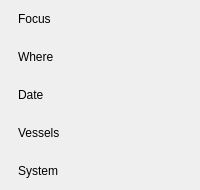
            <widget class="QWidget" name="facts" native="true">
             <property name="showIf" stdset="0">
              <string>isScn</string>
             </property>
             <layout class="QVBoxLayout" name="factsLayout">
              <property name="spacing">
               <number>0</number>
              </property>
              <property name="leftMargin">
               <number>0</number>
              </property>
              <property name="topMargin">
               <number>0</number>
              </property>
              <property name="rightMargin">
               <number>0</number>
              </property>
              <property name="bottomMargin">
               <number>0</number>
              </property>
              <item>
               <widget class="QFrame" name="factFocus">
                <property name="minimumSize">
                 <size>
                  <width>0</width>
                  <height>38</height>
                 </size>
                </property>
                <property name="maximumSize">
                 <size>
                  <width>16777215</width>
                  <height>38</height>
                 </size>
                </property>
                <property name="role" stdset="0">
                 <string>statusRow</string>
                </property>
                <layout class="QHBoxLayout" name="factFocusLayout" stretch="0,0,0,0,1">
                 <property name="spacing">
                  <number>0</number>
                 </property>
                 <property name="leftMargin">
                  <number>0</number>
                 </property>
                 <property name="topMargin">
                  <number>0</number>
                 </property>
                 <property name="rightMargin">
                  <number>0</number>
                 </property>
                 <property name="bottomMargin">
                  <number>0</number>
                 </property>
                 <item>
                  <widget class="QLabel" name="factFocusDot">
                   <property name="minimumSize">
                    <size>
                     <width>6</width>
                     <height>6</height>
                    </size>
                   </property>
                   <property name="maximumSize">
                    <size>
                     <width>6</width>
                     <height>6</height>
                    </size>
                   </property>
                   <property name="role" stdset="0">
                    <string>dot</string>
                   </property>
                   <property name="tone" stdset="0">
                    <string>accent</string>
                   </property>
                  </widget>
                 </item>
                 <item>
                  <spacer name="gap_27">
                   <property name="orientation">
                    <enum>Qt::Orientation::Horizontal</enum>
                   </property>
                   <property name="sizeType">
                    <enum>QSizePolicy::Policy::Fixed</enum>
                   </property>
                   <property name="sizeHint" stdset="0">
                    <size>
                     <width>12</width>
                     <height>1</height>
                    </size>
                   </property>
                  </spacer>
                 </item>
                 <item>
                  <widget class="QLabel" name="factFocusLabel">
                   <property name="text">
                    <string>Focus</string>
                   </property>
                   <property name="minimumSize">
                    <size>
                     <width>102</width>
                     <height>0</height>
                    </size>
                   </property>
                   <property name="role" stdset="0">
                    <string>rowLabel</string>
                   </property>
                  </widget>
                 </item>
                 <item>
                  <spacer name="hSpacer_13">
                   <property name="orientation">
                    <enum>Qt::Orientation::Horizontal</enum>
                   </property>
                   <property name="sizeHint" stdset="0">
                    <size>
                     <width>10</width>
                     <height>20</height>
                    </size>
                   </property>
                  </spacer>
                 </item>
                 <item>
                  <widget class="QLabel" name="factFocusValue">
                   <property name="alignment">
                    <set>Qt::AlignmentFlag::AlignRight|Qt::AlignmentFlag::AlignVCenter</set>
                   </property>
                   <property name="role" stdset="0">
                    <string>rowValue</string>
                   </property>
                   <property name="bind" stdset="0">
                    <string>Format.vessel(info) || '—'</string>
                   </property>
                   <property name="elide" stdset="0">
                    <bool>true</bool>
                   </property>
                  </widget>
                 </item>
                </layout>
               </widget>
              </item>
              <item>
               <widget class="QFrame" name="factWhere">
                <property name="minimumSize">
                 <size>
                  <width>0</width>
                  <height>38</height>
                 </size>
                </property>
                <property name="maximumSize">
                 <size>
                  <width>16777215</width>
                  <height>38</height>
                 </size>
                </property>
                <property name="role" stdset="0">
                 <string>statusRow</string>
                </property>
                <layout class="QHBoxLayout" name="factWhereLayout" stretch="0,0,0,0,1">
                 <property name="spacing">
                  <number>0</number>
                 </property>
                 <property name="leftMargin">
                  <number>0</number>
                 </property>
                 <property name="topMargin">
                  <number>0</number>
                 </property>
                 <property name="rightMargin">
                  <number>0</number>
                 </property>
                 <property name="bottomMargin">
                  <number>0</number>
                 </property>
                 <item>
                  <widget class="QLabel" name="factWhereDot">
                   <property name="minimumSize">
                    <size>
                     <width>6</width>
                     <height>6</height>
                    </size>
                   </property>
                   <property name="maximumSize">
                    <size>
                     <width>6</width>
                     <height>6</height>
                    </size>
                   </property>
                   <property name="role" stdset="0">
                    <string>dot</string>
                   </property>
                   <property name="tone" stdset="0">
                    <string>info</string>
                   </property>
                  </widget>
                 </item>
                 <item>
                  <spacer name="gap_28">
                   <property name="orientation">
                    <enum>Qt::Orientation::Horizontal</enum>
                   </property>
                   <property name="sizeType">
                    <enum>QSizePolicy::Policy::Fixed</enum>
                   </property>
                   <property name="sizeHint" stdset="0">
                    <size>
                     <width>12</width>
                     <height>1</height>
                    </size>
                   </property>
                  </spacer>
                 </item>
                 <item>
                  <widget class="QLabel" name="factWhereLabel">
                   <property name="text">
                    <string>Where</string>
                   </property>
                   <property name="minimumSize">
                    <size>
                     <width>102</width>
                     <height>0</height>
                    </size>
                   </property>
                   <property name="role" stdset="0">
                    <string>rowLabel</string>
                   </property>
                  </widget>
                 </item>
                 <item>
                  <spacer name="hSpacer_14">
                   <property name="orientation">
                    <enum>Qt::Orientation::Horizontal</enum>
                   </property>
                   <property name="sizeHint" stdset="0">
                    <size>
                     <width>10</width>
                     <height>20</height>
                    </size>
                   </property>
                  </spacer>
                 </item>
                 <item>
                  <widget class="QLabel" name="factWhereValue">
                   <property name="alignment">
                    <set>Qt::AlignmentFlag::AlignRight|Qt::AlignmentFlag::AlignVCenter</set>
                   </property>
                   <property name="role" stdset="0">
                    <string>rowValue</string>
                   </property>
                   <property name="bind" stdset="0">
                    <string>Format.place(info) || '—'</string>
                   </property>
                   <property name="elide" stdset="0">
                    <bool>true</bool>
                   </property>
                  </widget>
                 </item>
                </layout>
               </widget>
              </item>
              <item>
               <widget class="QFrame" name="factDate">
                <property name="minimumSize">
                 <size>
                  <width>0</width>
                  <height>38</height>
                 </size>
                </property>
                <property name="maximumSize">
                 <size>
                  <width>16777215</width>
                  <height>38</height>
                 </size>
                </property>
                <property name="role" stdset="0">
                 <string>statusRow</string>
                </property>
                <layout class="QHBoxLayout" name="factDateLayout" stretch="0,0,0,0,1">
                 <property name="spacing">
                  <number>0</number>
                 </property>
                 <property name="leftMargin">
                  <number>0</number>
                 </property>
                 <property name="topMargin">
                  <number>0</number>
                 </property>
                 <property name="rightMargin">
                  <number>0</number>
                 </property>
                 <property name="bottomMargin">
                  <number>0</number>
                 </property>
                 <item>
                  <widget class="QLabel" name="factDateDot">
                   <property name="minimumSize">
                    <size>
                     <width>6</width>
                     <height>6</height>
                    </size>
                   </property>
                   <property name="maximumSize">
                    <size>
                     <width>6</width>
                     <height>6</height>
                    </size>
                   </property>
                   <property name="role" stdset="0">
                    <string>dot</string>
                   </property>
                   <property name="tone" stdset="0">
                    <string>dim</string>
                   </property>
                  </widget>
                 </item>
                 <item>
                  <spacer name="gap_29">
                   <property name="orientation">
                    <enum>Qt::Orientation::Horizontal</enum>
                   </property>
                   <property name="sizeType">
                    <enum>QSizePolicy::Policy::Fixed</enum>
                   </property>
                   <property name="sizeHint" stdset="0">
                    <size>
                     <width>12</width>
                     <height>1</height>
                    </size>
                   </property>
                  </spacer>
                 </item>
                 <item>
                  <widget class="QLabel" name="factDateLabel">
                   <property name="text">
                    <string>Date</string>
                   </property>
                   <property name="minimumSize">
                    <size>
                     <width>102</width>
                     <height>0</height>
                    </size>
                   </property>
                   <property name="role" stdset="0">
                    <string>rowLabel</string>
                   </property>
                  </widget>
                 </item>
                 <item>
                  <spacer name="hSpacer_15">
                   <property name="orientation">
                    <enum>Qt::Orientation::Horizontal</enum>
                   </property>
                   <property name="sizeHint" stdset="0">
                    <size>
                     <width>10</width>
                     <height>20</height>
                    </size>
                   </property>
                  </spacer>
                 </item>
                 <item>
                  <widget class="QLabel" name="factDateValue">
                   <property name="alignment">
                    <set>Qt::AlignmentFlag::AlignRight|Qt::AlignmentFlag::AlignVCenter</set>
                   </property>
                   <property name="role" stdset="0">
                    <string>rowValue</string>
                   </property>
                   <property name="bind" stdset="0">
                    <string>Format.date(info)</string>
                   </property>
                   <property name="elide" stdset="0">
                    <bool>true</bool>
                   </property>
                  </widget>
                 </item>
                </layout>
               </widget>
              </item>
              <item>
               <widget class="QFrame" name="factVessels">
                <property name="minimumSize">
                 <size>
                  <width>0</width>
                  <height>38</height>
                 </size>
                </property>
                <property name="maximumSize">
                 <size>
                  <width>16777215</width>
                  <height>38</height>
                 </size>
                </property>
                <property name="role" stdset="0">
                 <string>statusRow</string>
                </property>
                <layout class="QHBoxLayout" name="factVesselsLayout" stretch="0,0,0,0,1">
                 <property name="spacing">
                  <number>0</number>
                 </property>
                 <property name="leftMargin">
                  <number>0</number>
                 </property>
                 <property name="topMargin">
                  <number>0</number>
                 </property>
                 <property name="rightMargin">
                  <number>0</number>
                 </property>
                 <property name="bottomMargin">
                  <number>0</number>
                 </property>
                 <item>
                  <widget class="QLabel" name="factVesselsDot">
                   <property name="minimumSize">
                    <size>
                     <width>6</width>
                     <height>6</height>
                    </size>
                   </property>
                   <property name="maximumSize">
                    <size>
                     <width>6</width>
                     <height>6</height>
                    </size>
                   </property>
                   <property name="role" stdset="0">
                    <string>dot</string>
                   </property>
                   <property name="tone" stdset="0">
                    <string>dim</string>
                   </property>
                  </widget>
                 </item>
                 <item>
                  <spacer name="gap_30">
                   <property name="orientation">
                    <enum>Qt::Orientation::Horizontal</enum>
                   </property>
                   <property name="sizeType">
                    <enum>QSizePolicy::Policy::Fixed</enum>
                   </property>
                   <property name="sizeHint" stdset="0">
                    <size>
                     <width>12</width>
                     <height>1</height>
                    </size>
                   </property>
                  </spacer>
                 </item>
                 <item>
                  <widget class="QLabel" name="factVesselsLabel">
                   <property name="text">
                    <string>Vessels</string>
                   </property>
                   <property name="minimumSize">
                    <size>
                     <width>102</width>
                     <height>0</height>
                    </size>
                   </property>
                   <property name="role" stdset="0">
                    <string>rowLabel</string>
                   </property>
                  </widget>
                 </item>
                 <item>
                  <spacer name="hSpacer_16">
                   <property name="orientation">
                    <enum>Qt::Orientation::Horizontal</enum>
                   </property>
                   <property name="sizeHint" stdset="0">
                    <size>
                     <width>10</width>
                     <height>20</height>
                    </size>
                   </property>
                  </spacer>
                 </item>
                 <item>
                  <widget class="QLabel" name="factVesselsValue">
                   <property name="alignment">
                    <set>Qt::AlignmentFlag::AlignRight|Qt::AlignmentFlag::AlignVCenter</set>
                   </property>
                   <property name="role" stdset="0">
                    <string>rowValue</string>
                   </property>
                   <property name="bind" stdset="0">
                    <string>'' + (info.vesselCount || 0)</string>
                   </property>
                   <property name="elide" stdset="0">
                    <bool>true</bool>
                   </property>
                  </widget>
                 </item>
                </layout>
               </widget>
              </item>
              <item>
               <widget class="QFrame" name="factSystem">
                <property name="minimumSize">
                 <size>
                  <width>0</width>
                  <height>38</height>
                 </size>
                </property>
                <property name="maximumSize">
                 <size>
                  <width>16777215</width>
                  <height>38</height>
                 </size>
                </property>
                <property name="role" stdset="0">
                 <string>statusRow</string>
                </property>
                <layout class="QHBoxLayout" name="factSystemLayout" stretch="0,0,0,0,1">
                 <property name="spacing">
                  <number>0</number>
                 </property>
                 <property name="leftMargin">
                  <number>0</number>
                 </property>
                 <property name="topMargin">
                  <number>0</number>
                 </property>
                 <property name="rightMargin">
                  <number>0</number>
                 </property>
                 <property name="bottomMargin">
                  <number>0</number>
                 </property>
                 <item>
                  <widget class="QLabel" name="factSystemDot">
                   <property name="minimumSize">
                    <size>
                     <width>6</width>
                     <height>6</height>
                    </size>
                   </property>
                   <property name="maximumSize">
                    <size>
                     <width>6</width>
                     <height>6</height>
                    </size>
                   </property>
                   <property name="role" stdset="0">
                    <string>dot</string>
                   </property>
                   <property name="tone" stdset="0">
                    <string>dim</string>
                   </property>
                  </widget>
                 </item>
                 <item>
                  <spacer name="gap_31">
                   <property name="orientation">
                    <enum>Qt::Orientation::Horizontal</enum>
                   </property>
                   <property name="sizeType">
                    <enum>QSizePolicy::Policy::Fixed</enum>
                   </property>
                   <property name="sizeHint" stdset="0">
                    <size>
                     <width>12</width>
                     <height>1</height>
                    </size>
                   </property>
                  </spacer>
                 </item>
                 <item>
                  <widget class="QLabel" name="factSystemLabel">
                   <property name="text">
                    <string>System</string>
                   </property>
                   <property name="minimumSize">
                    <size>
                     <width>102</width>
                     <height>0</height>
                    </size>
                   </property>
                   <property name="role" stdset="0">
                    <string>rowLabel</string>
                   </property>
                  </widget>
                 </item>
                 <item>
                  <spacer name="hSpacer_17">
                   <property name="orientation">
                    <enum>Qt::Orientation::Horizontal</enum>
                   </property>
                   <property name="sizeHint" stdset="0">
                    <size>
                     <width>10</width>
                     <height>20</height>
                    </size>
                   </property>
                  </spacer>
                 </item>
                 <item>
                  <widget class="QLabel" name="factSystemValue">
                   <property name="alignment">
                    <set>Qt::AlignmentFlag::AlignRight|Qt::AlignmentFlag::AlignVCenter</set>
                   </property>
                   <property name="role" stdset="0">
                    <string>rowValue</string>
                   </property>
                   <property name="bind" stdset="0">
                    <string>info.system || '—'</string>
                   </property>
                   <property name="elide" stdset="0">
                    <bool>true</bool>
                   </property>
                  </widget>
                 </item>
                </layout>
               </widget>
              </item>
             </layout>
            </widget>
